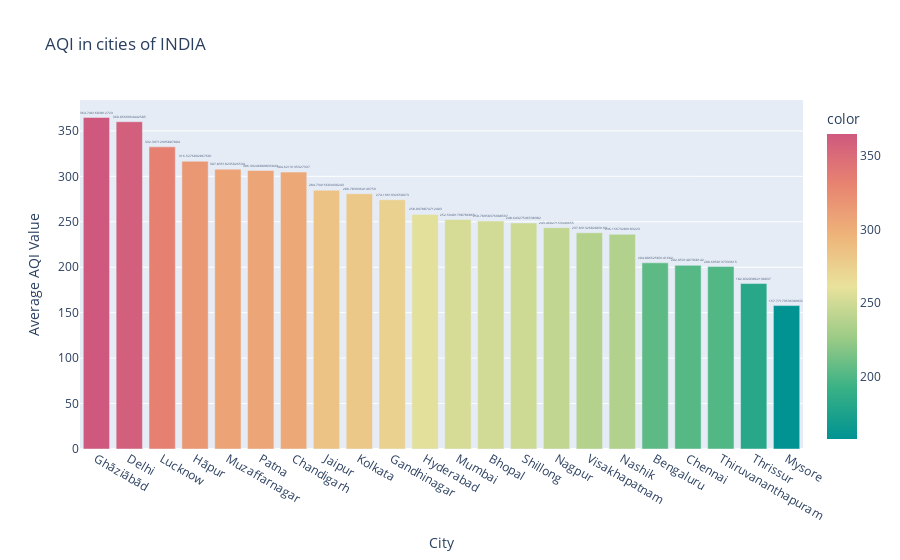

Write notebook code for a chart like this one.
### Markdown cell above
###### AQI in cities of INDIA

### Code cell
AQI_DATA_Major_IN=AQI_DATA_Major[AQI_DATA_Major['Country']=='IN']
AQI_DATA_Major_IN = AQI_DATA_Major_IN.set_index('Date')
AQI_by_city_IN = AQI_DATA_Major_IN.groupby('City').mean()['AQI_calculated']
AQI_by_city_IN_sorted = AQI_by_city_IN.sort_values(ascending=False)
AQI_by_city_IN_filtered = AQI_by_city_IN_sorted[AQI_by_city_IN_sorted != 0]
fig = px.bar(AQI_by_city_IN_filtered,x=AQI_by_city_IN_filtered.index,y=AQI_by_city_IN_filtered.values,color=AQI_by_city_IN_filtered.values,# Creating fixed scale (the same as defined by EPA)
              color_continuous_scale = "temps", text=AQI_by_city_IN_filtered.values,title="AQI in cities of INDIA", labels = {'y':'Average AQI Value'})
fig.update_traces(textposition='outside')
fig.show()

### Figure 1 — Plotly figure (JSON) as saved in the notebook; plotly's stock layout.template omitted (floating-point values rounded to 4 significant figures)
{"data": [{"alignmentgroup": "True", "hovertemplate": "City=%{x}<br>Average AQI Value=%{y}<br>text=%{text}<br>color=%{marker.color}<extra></extra>", "legendgroup": "", "marker": {"color": [364.7, 360.1, 332.4, 316.5, 307.8, 306.4, 304.6, 284.7, 280.8, 274.2, 258.1, 252.6, 250.8, 248.6, 243.5, 237.8, 236.2, 204.8, 202.1, 200.7, 182.0, 157.8], "coloraxis": "coloraxis", "pattern": {"shape": ""}}, "name": "", "offsetgroup": "", "orientation": "v", "showlegend": false, "text": [364.7, 360.1, 332.4, 316.5, 307.8, 306.4, 304.6, 284.7, 280.8, 274.2, 258.1, 252.6, 250.8, 248.6, 243.5, 237.8, 236.2, 204.8, 202.1, 200.7, 182.0, 157.8], "textposition": "outside", "type": "bar", "x": ["Ghāziābād", "Delhi", "Lucknow", "Hāpur", "Muzaffarnagar", "Patna", "Chandigarh", "Jaipur", "Kolkata", "Gandhinagar", "Hyderabad", "Mumbai", "Bhopal", "Shillong", "Nagpur", "Visakhapatnam", "Nashik", "Bengaluru", "Chennai", "Thiruvananthapuram", "Thrissur", "Mysore"], "xaxis": "x", "y": [364.7, 360.1, 332.4, 316.5, 307.8, 306.4, 304.6, 284.7, 280.8, 274.2, 258.1, 252.6, 250.8, 248.6, 243.5, 237.8, 236.2, 204.8, 202.1, 200.7, 182.0, 157.8], "yaxis": "y"}], "layout": {"barmode": "relative", "coloraxis": {"colorbar": {"title": {"text": "color"}}, "colorscale": [[0, "rgb(0, 147, 146)"], [0.1667, "rgb(57, 177, 133)"], [0.3333, "rgb(156, 203, 134)"], [0.5, "rgb(233, 226, 156)"], [0.6667, "rgb(238, 180, 121)"], [0.8333, "rgb(232, 132, 113)"], [1, "rgb(207, 89, 126)"]]}, "legend": {"tracegroupgap": 0}, "title": {"text": "AQI in cities of INDIA"}, "xaxis": {"anchor": "y", "domain": [0, 1], "title": {"text": "City"}}, "yaxis": {"anchor": "x", "domain": [0, 1], "title": {"text": "Average AQI Value"}}}}
